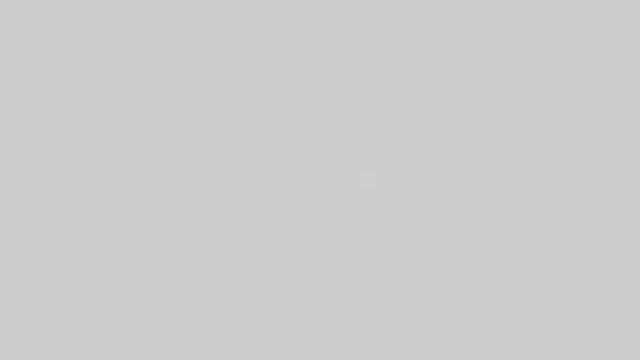
Frame 1 (no input)
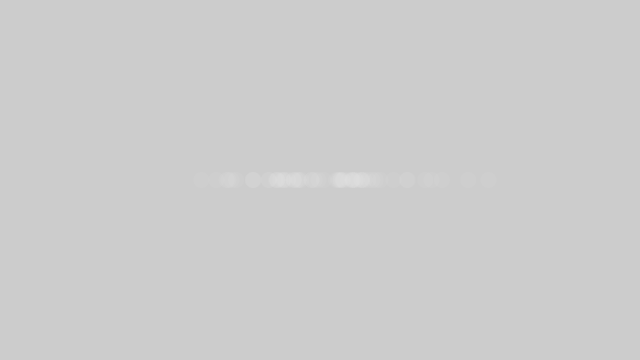
Frame 60 (the mouse pressed at the canvas centre just before this capture)
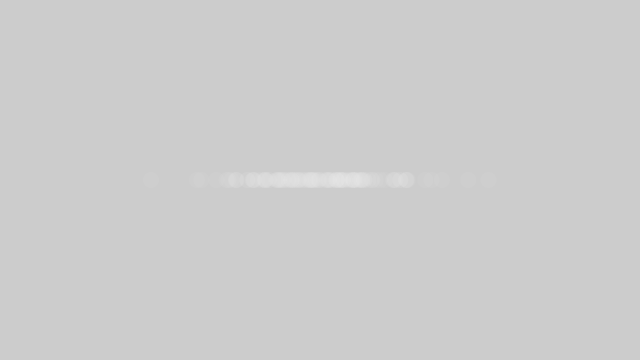
Frame 120 (the mouse held since frame 60 and released just before this capture)

The Processing sketch that drew these frames (run headless with seeded random() and noise(); from frame 60 on, the mouse is pressed at the canvas centre):

// Processing sketch: GaussianDistribution
// ── GaussianDistribution.pde
import java.util.*;

Random generator;

void setup() {
  size(640,360);
  generator = new Random();
}

void draw() {
  float num = (float) generator.nextGaussian();
  float sd = 60;
  float mean = 320;
 
  float x = sd * num + mean;
 
  noStroke();
  fill(255,10);
  ellipse(x,180,16,16);
}
